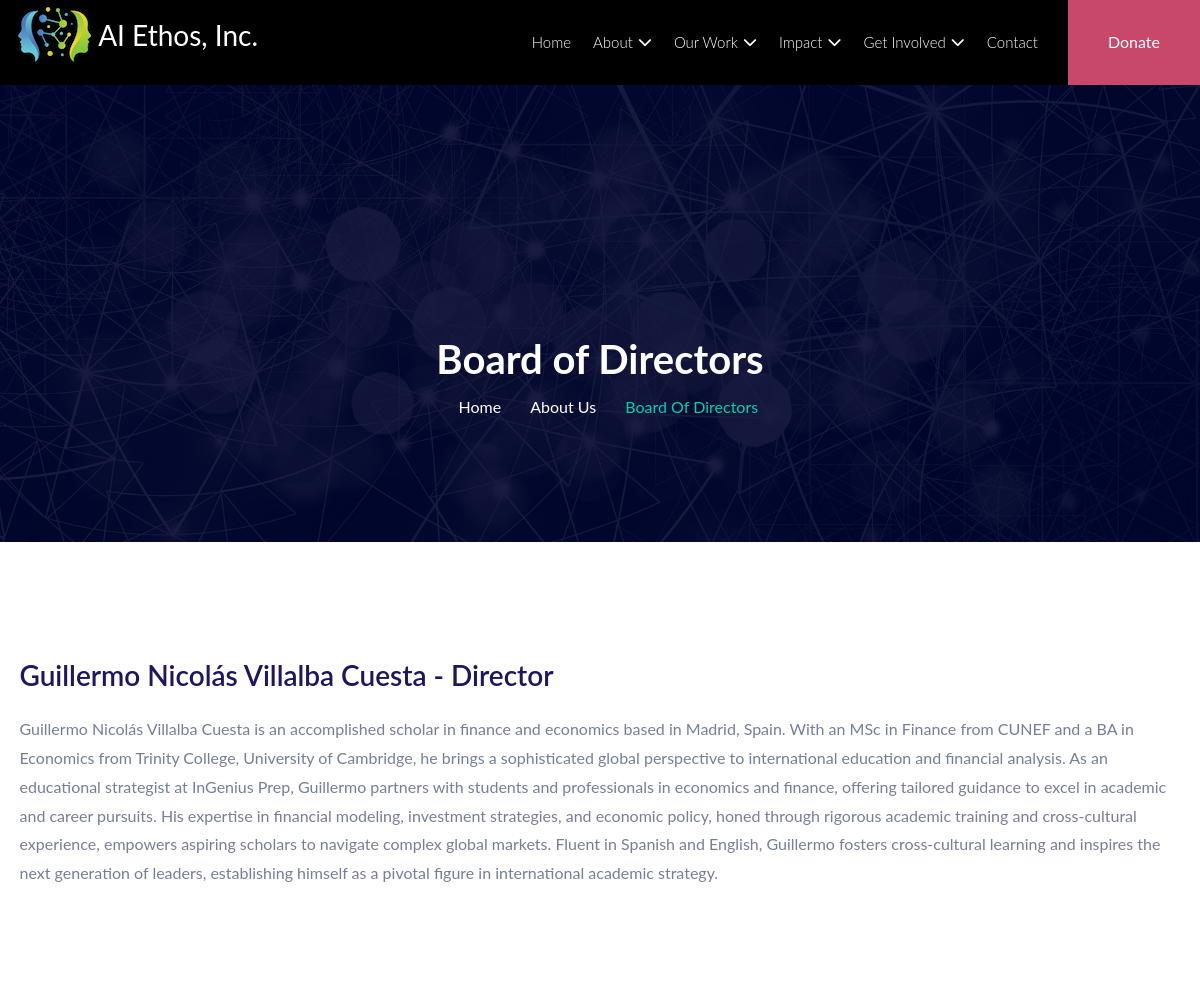
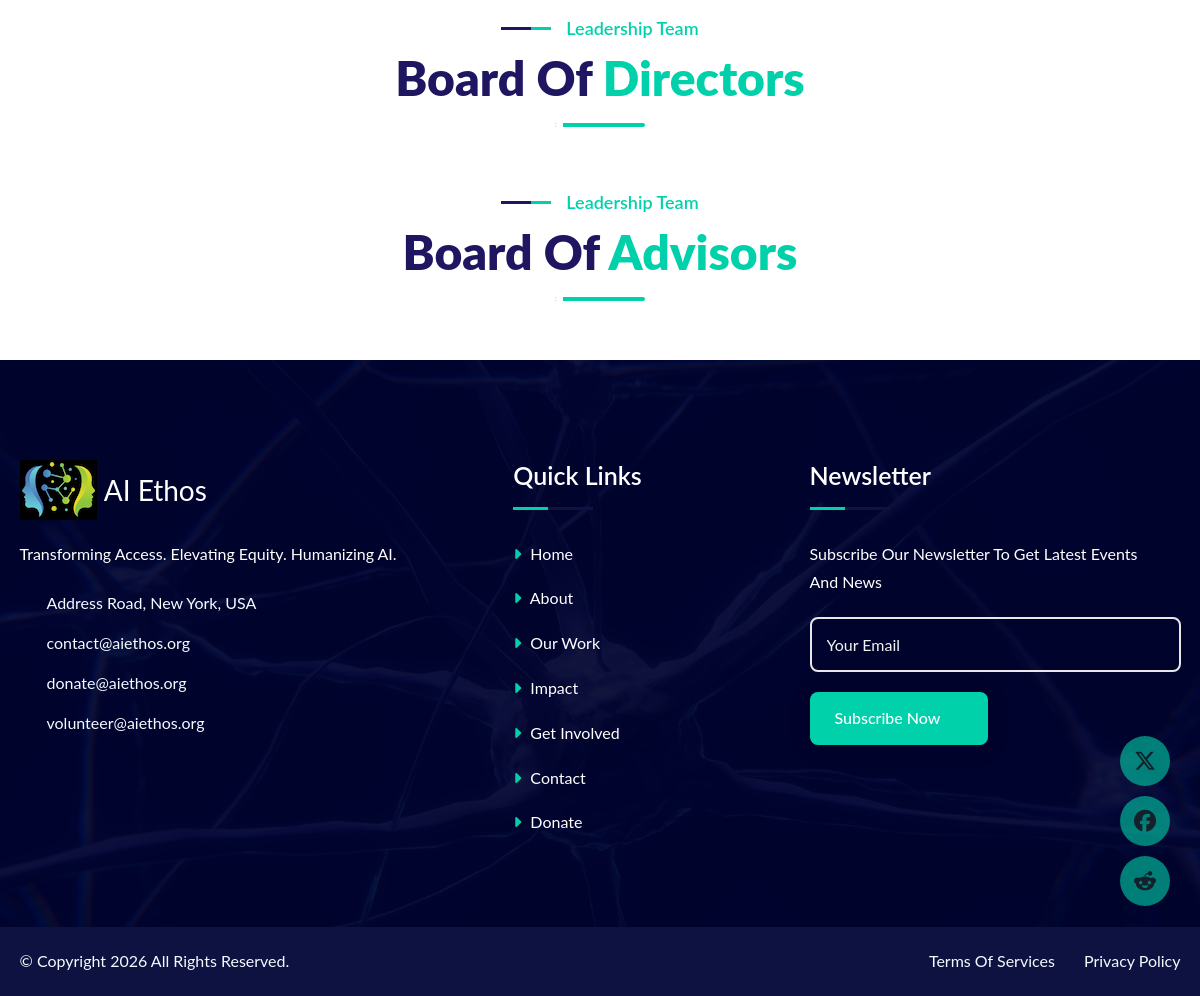
The app's page /leadership.php?id=4, older data (2 pictures, top to bottom).
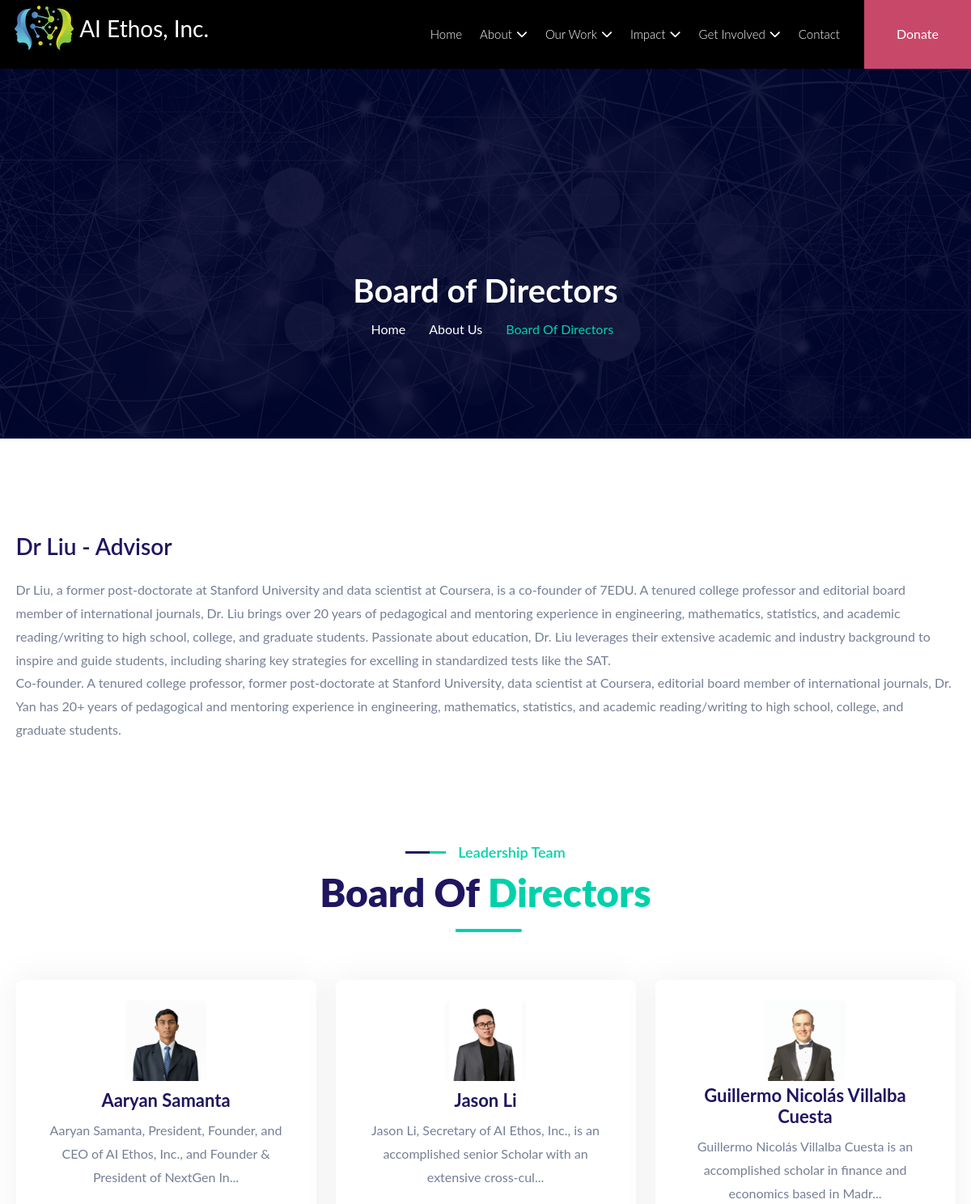
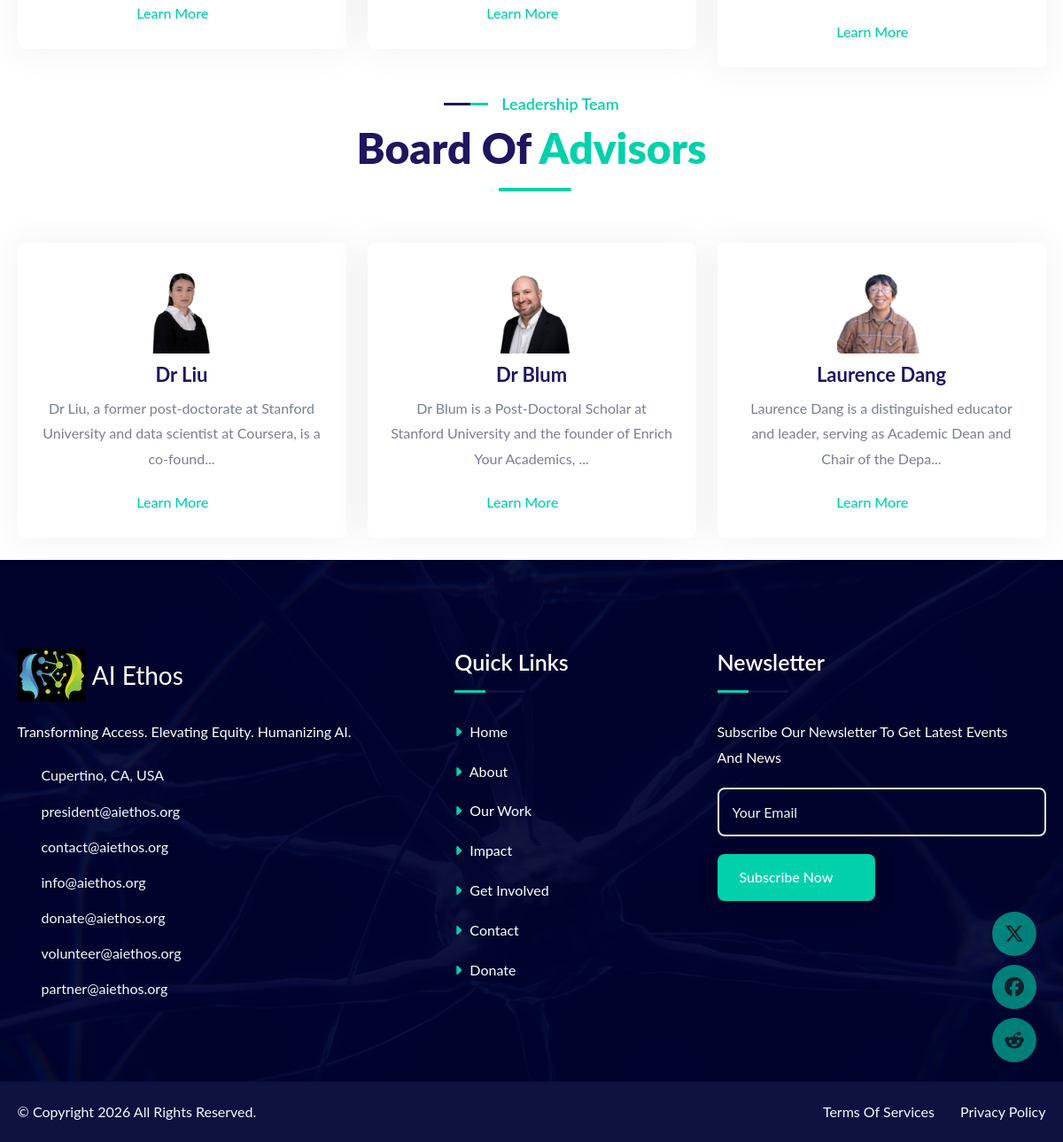
The same page, newer data (2 pictures, top to bottom).
### tables this page shows
CREATE TABLE about(
        `id` INTEGER PRIMARY KEY AUTOINCREMENT,
        `photo` VARCHAR(100),
        `name` VARCHAR(100),
        `title` VARCHAR(100),
        `content` TEXT
        , `type` INTEGER DEFAULT 1);

### system/Model.php (called while the page is built, shortened)
<?php
class Model
{
    public $dbh;
    public function __construct()
    {
        try {
            $this->dbh = new PDO('sqlite:' . __DIR__ . '/We2yG3hE7a.db');
        } catch (PDOException $e) {
            $e->getMessage();
        }
    }
    public function aboutGetAll($type = 1)
    {
        $stmt = $this->dbh->query('SELECT * FROM `about` WHERE `type`=' . $type);
        return $stmt->fetchAll(\PDO::FETCH_OBJ);
    }
    public function aboutGet($id)
    {
        $stmt = $this->dbh->query('SELECT * FROM `about` WHERE `id`=' . $id);
        return $stmt->fetch(\PDO::FETCH_OBJ);
    }
    public function settingGet($name)
    {
        $stmt = $this->dbh->query('SELECT * FROM `setting` WHERE `name`="' . $name . '"');
        return $stmt->fetch(\PDO::FETCH_OBJ);
    }
}

### leadership.php (the view, shortened to what the changed rows need)
<!DOCTYPE html>
<html lang="en">
<head>
    <link rel="stylesheet" href="assets/css/bootstrap.min.css">
    <link rel="stylesheet" href="assets/css/all-fontawesome.min.css">
    <link rel="stylesheet" href="assets/css/flaticon.css">
    <link rel="stylesheet" href="assets/css/animate.min.css">
    <link rel="stylesheet" href="assets/css/magnific-popup.min.css">
    <link rel="stylesheet" href="assets/css/owl.carousel.min.css">
    <link rel="stylesheet" href="assets/css/style.css">
</head>
<body>
    <main class="main">
        <div class="site-breadcrumb">
            <div class="container">
                <h2 class="breadcrumb-title">Board of Directors</h2>
            </div>
        </div>
        <div class="pt-120 pb-120">
            <div class="container">
                <div class="row">
                    <div class="col">
                        <div class="terms-content">
                            <?php
                            require_once 'system/Model.php';
                            $m = new Model();
                            if (isset($_GET['id']) && $_GET['id']) {
                                $result = $m->aboutGet($_GET['id']);
                            ?>
                            <h3><?= $result->title; ?></h3>
                            <p><?= $result->content; ?></p>
                            <?php
                            }
                            ?>
                        </div>
                    </div>
                </div>
            </div>
        </div>
        <div class="service-area">
            <div class="container">
                <div class="row">
                    <div class="col-lg-6 mx-auto">
                        <div class="site-heading text-center">
                            <h2 class="site-title">Board of <span>Directors</span></h2>
                        </div>
                    </div>
                </div>
                <div class="row">
                    <?php
                    require_once 'system/Model.php';
                    $m = new Model();
                    foreach ($m->aboutGetAll() as $v) {
                    ?>
                        <div class="col-md-6 col-lg-4">
                            <div class="service-item">
                                <div class="service-img"><img src="<?= $v->photo; ?>" alt="staff"></div>
                                <h3 class="service-title">
                                    <a href="leadership.php?id=<?= $v->id; ?>"><?= $v->name; ?></a>
                                </h3>
                                <p class="service-text"><?= substr($v->content, 0, 100) . '...'; ?></p>
                                <div class="service-arrow">
                                    <a href="leadership.php?id=<?= $v->id; ?>" class="service-read-btn">Learn More<i class="far fa-long-arrow-right"></i></a>
                                </div>
                            </div>
                        </div>
                    <?php
                    }
                    ?>
                </div>
                <div class="row">
                    <div class="col-lg-6 mx-auto">
                        <div class="site-heading text-center">
                            <h2 class="site-title">Board of <span>Advisors</span></h2>
                        </div>
                    </div>
                </div>
                <div class="row">
                    <?php
                    require_once 'system/Model.php';
                    $m = new Model();
                    foreach ($m->aboutGetAll(2) as $v) {
                    ?>
                        <div class="col-md-6 col-lg-4">
                            <div class="service-item">
                                <div class="service-img"><img src="<?= $v->photo; ?>" alt="staff"></div>
                                <h3 class="service-title">
                                    <a href="leadership.php?id=<?= $v->id; ?>"><?= $v->name; ?></a>
                                </h3>
                                <p class="service-text"><?= substr($v->content, 0, 100) . '...'; ?></p>
                                <div class="service-arrow">
                                    <a href="leadership.php?id=<?= $v->id; ?>" class="service-read-btn">Learn More<i class="far fa-long-arrow-right"></i></a>
                                </div>
                            </div>
                        </div>
                    <?php
                    }
                    ?>
                </div>
            </div>
        </div>
    </main>
    <?php include_once 'footer.php'; ?>
</body>
</html>

### footer.php (shortened to what the changed rows need)
<footer class="footer-area">
    <div class="footer-widget">
        <div class="container">
            <div class="row footer-widget-wrapper pt-100 pb-70">
                <div class="col-md-8 col-lg-5">
                    <div class="footer-widget-box about-us">
                        <?php
                        require_once 'system/Model.php';
                        $m = new Model();
                        $contact = json_decode($m->settingGet('contact')->content);
                        ?>
                        <div class="footer-contact">
                            <ul>
                                <li><i class="far fa-map-marker-alt"></i><?= $contact->address; ?></li>
                                <?php foreach (explode('<br>', $contact->email) as $email) {
                                    echo '<li><a href="mailto:' . $email . '"><i class="far fa-envelope"></i>' . $email . '</a> </li>';
                                } ?>
                            </ul>
                        </div>
                    </div>
                </div>
            </div>
        </div>
    </div>
</footer>

Row changes from the older to the newer data that the page shows:
now on one of the page's lists (row edited): about: name "Dr Liu", content "Dr Liu, a former post-doctorate at Stanford University and data scientist at Coursera, is a co-found"
changed about: title "Guillermo Nicolás Villalba Cuesta - Director" → "Dr Liu - Advisor"; content "Guillermo Nicolás Villalba Cuesta is an accomplished scholar in finance and economics based in Madrid, Spain. With an MSc in Finance from CUNEF and a BA in Economics from Trinity College, University of Cambridge, he brings a sophisticated global perspective to international education and financial analysis. As an educational strategist at InGenius Prep, Guillermo partners with students and professionals in economics and finance, offering tailored guidance to excel in academic and career pursuits. His expertise in financial modeling, investment strategies, and economic policy, honed through rigorous academic training and cross-cultural experience, empowers aspiring scholars to navigate…" → "Dr Liu, a former post-doctorate at Stanford University and data scientist at Coursera, is a co-founder of 7EDU. A tenured college professor and editorial board member of international journals, Dr. Liu brings over 20 years of pedagogical and mentoring experience in engineering, mathematics, statistics, and academic reading/writing to high school, college, and graduate students. Passionate about education, Dr. Liu leverages their extensive academic and industry background to inspire and guide students, including sharing key strategies for excelling in standardized tests like the SAT. Co-founder. A tenured college professor, former post-doctorate at Stanford University, data scientist at…"
now on this page (row edited): about: photo (picture), name "Aaryan Samanta", content "Aaryan Samanta, President, Founder, and CEO of AI Ethos, Inc., and Founder & President of NextGen In", shown under "Board Of Directors"
now on this page (row edited): about: photo (picture), name "Jason Li", content "Jason Li, Secretary of AI Ethos, Inc., is an accomplished senior Scholar with an extensive cross-cul", shown under "Board Of Directors"
now on this page (row edited): about: photo (picture), name "Guillermo Nicolás Villalba Cuesta", content "Guillermo Nicolás Villalba Cuesta is an accomplished scholar in finance and economics based in Madr", shown under "Board Of Directors"
now on this page (row edited): about: photo (picture), name "Dr Blum", content "Dr Blum is a Post-Doctoral Scholar at Stanford University and the founder of Enrich Your Academics,", shown under "Board Of Advisors"
now on this page (row edited): about: photo (picture), name "Laurence Dang", content "Laurence Dang is a distinguished educator and leader, serving as Academic Dean and Chair of the Depa", shown under "Board Of Advisors"
Text that changed along with them:
$contact->address: "Address Road, New York, USA" → "Cupertino, CA, USA"
new list line: "president@aiethos.org"
new list line: "info@aiethos.org"
new list line: "partner@aiethos.org"
